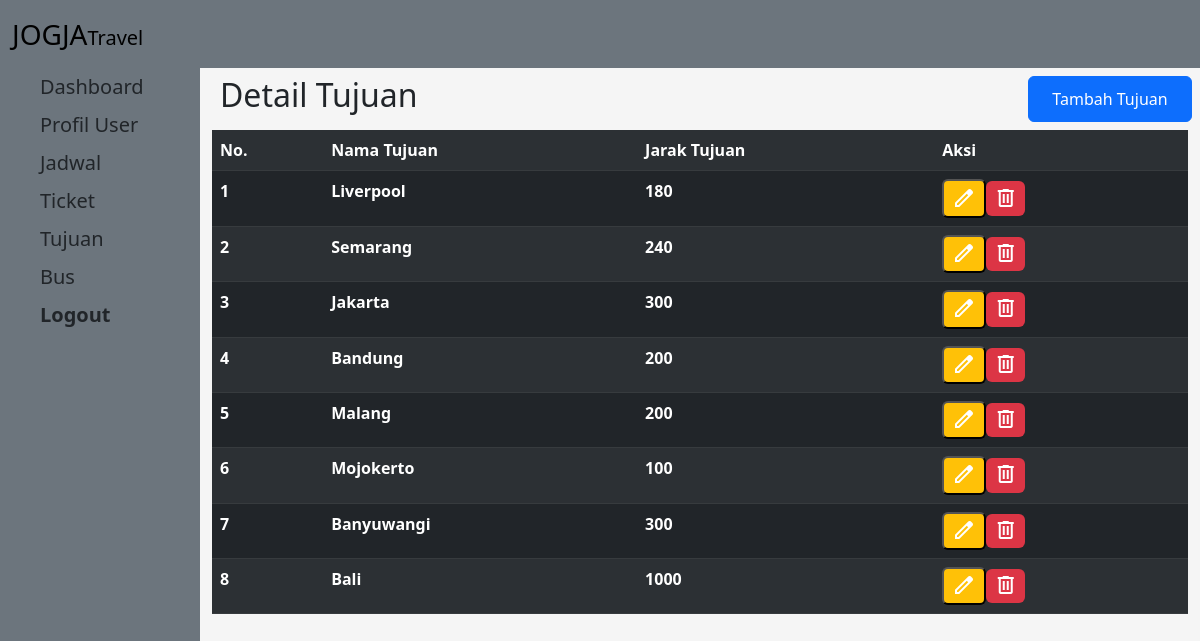
Screenshot of /pages/adminpanel/tujuan.php (signed in) with the database file from the repository.
### tables this page shows
CREATE TABLE `tujuan` (
  `id` int NOT NULL,
  `jarak_tujuan` int NOT NULL,
  `created_at` datetime NOT NULL DEFAULT CURRENT_TIMESTAMP,
  `updated_at` datetime NOT NULL DEFAULT CURRENT_TIMESTAMP,
  `nama_daerah` varchar(255) NOT NULL
);

### pages/adminpanel/tujuan.php (the view, shortened to what this page needs)
<!DOCTYPE html>
<html lang="en">
<head>
  <link rel="stylesheet" href="../../CSS/bootstrap.min.css">
  <?php
  require('../../koneksi/koneksi.php');
  $query = "select * from tujuan";
  $res = mysqli_query($conn, $query);
  ?>
</head>
<body>
  <?php include('../../components/sidebar.php'); ?>
  <div class="row px-2 my-2">
    <h2 class="fs-2 col-lg-8">Detail Tujuan</h2>
    <button type="button" class="btn btn-primary px-2 py-2 text-center ms-auto col-lg-2" data-bs-toggle="modal" data-bs-target="#formtambah">Tambah Tujuan</button>
  </div>
  <table class="table table-dark table-striped table-responsive">
    <tr scope="row">
      <th scope="col">No.</th>
      <th scope="col">Nama Tujuan</th>
      <th scope="col">Jarak Tujuan</th>
      <th scope="col">Aksi</th>
    </tr>
    <?php $x = 1;
    foreach ($res as $d) : ?>
      <tr scope="row">
        <th scope="col"><?php echo $x++; ?></th>
        <th scope="col"><?php echo $d['nama_daerah']; ?></th>
        <th scope="col"><?php echo $d['jarak_tujuan']; ?></th>
        <th scope="col"><button class="badge bg-warning" data-bs-toggle="modal" data-bs-target="#formupdate<?php echo $d['id']; ?>"><span class="material-symbols-outlined">
            </span></button><a href="./aksi/aksi_hapus_tujuan.php?id=<?php echo $d['id'] ?>" class="badge bg-danger"><span class="material-symbols-outlined">
            </span></a></th>
      </tr>
    <?php endforeach; ?>
  </table>
  <?php include('../../components/endSidebar.php'); ?>
</body>
</html>

### rows the page displays
tujuan: nama_daerah "Liverpool", jarak_tujuan "180"
tujuan: nama_daerah "Semarang", jarak_tujuan "240"
tujuan: nama_daerah "Jakarta", jarak_tujuan "300"
tujuan: nama_daerah "Bandung", jarak_tujuan "200"
tujuan: nama_daerah "Malang", jarak_tujuan "200"
tujuan: nama_daerah "Mojokerto", jarak_tujuan "100"
tujuan: nama_daerah "Banyuwangi", jarak_tujuan "300"
tujuan: nama_daerah "Bali", jarak_tujuan "1000"
